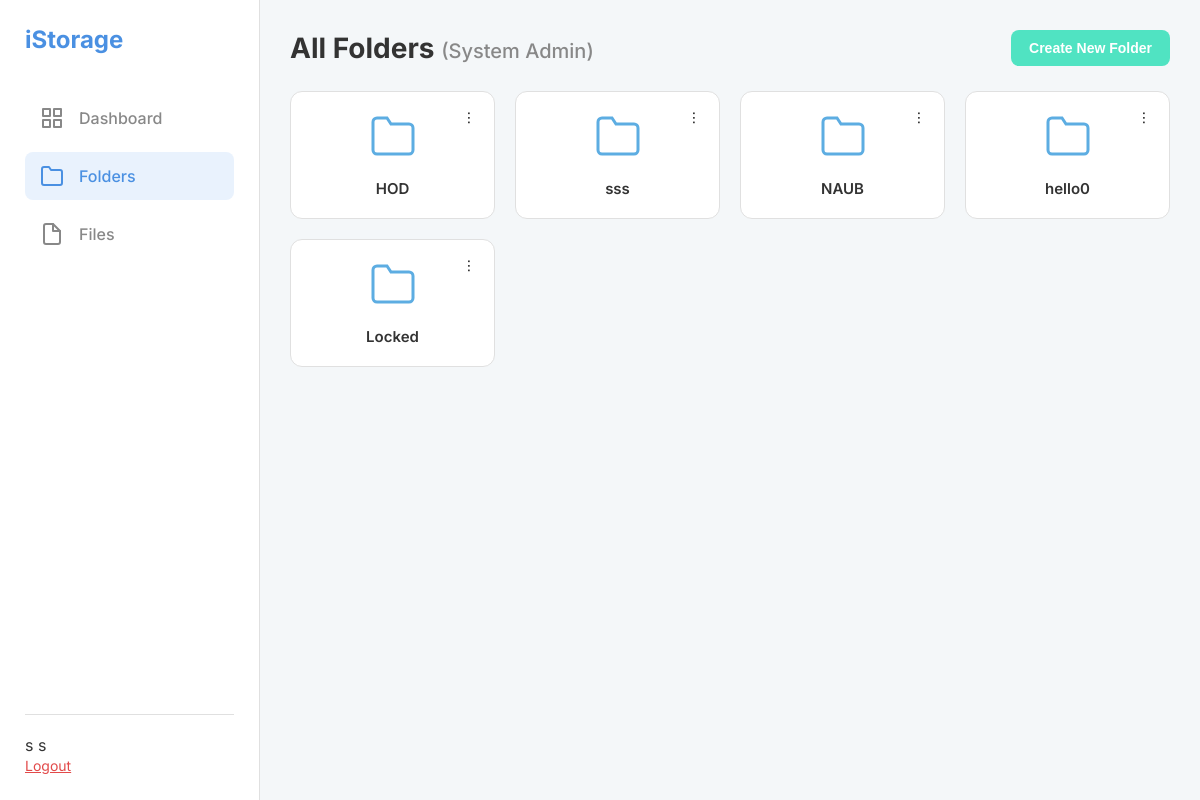
Screenshot of /views/folders.php (signed in) with the database file from the repository.
### tables this page shows
CREATE TABLE `organizations` (
  `id` int(11) NOT NULL,
  `name` varchar(100) NOT NULL,
  `description` text DEFAULT NULL,
  `created_at` timestamp NOT NULL DEFAULT current_timestamp(),
  `approved` tinyint(1) NOT NULL DEFAULT 0,
  `approved_by` int(11) DEFAULT NULL,
  `approved_at` timestamp NULL DEFAULT NULL,
  `requested_by` int(11) DEFAULT NULL
);

CREATE TABLE `folders` (
  `id` int(11) NOT NULL,
  `organization_id` int(11) NOT NULL,
  `parent_folder_id` int(11) DEFAULT NULL,
  `name` varchar(100) NOT NULL,
  `description` text DEFAULT NULL,
  `created_by` int(11) NOT NULL,
  `created_at` timestamp NOT NULL DEFAULT current_timestamp(),
  `updated_at` timestamp NOT NULL DEFAULT current_timestamp() ON UPDATE current_timestamp(),
  `password_hash` varchar(255) DEFAULT NULL
);

### includes/config.php (called while the page is built, shortened)
<?php
function get_user_organization_id() {
    return isset($_SESSION['organization_id']) ? $_SESSION['organization_id'] : null;
}
?>

### models/Organization.php (called while the page is built, shortened)
<?php
class Organization {
    private $pdo;
    public function __construct($pdo) {
        $this->pdo = $pdo;
    }
    public function findById($id) {
        $stmt = $this->pdo->prepare("SELECT * FROM organizations WHERE id = ?");
        $stmt->execute([$id]);
        return $stmt->fetch();
    }
}
?>

### models/Folder.php (called while the page is built, shortened)
<?php
class Folder {
    private $pdo;
    public function __construct($pdo) {
        $this->pdo = $pdo;
    }
    public function getAllFoldersByOrganization($organization_id) {
        $stmt = $this->pdo->prepare("SELECT id, name FROM folders WHERE organization_id = ?");
        $stmt->execute([$organization_id]);
        return $stmt->fetchAll();
    }
}
?>

### views/folders.php (the view, shortened to what this page needs)
<?php
require_once '../includes/config.php';
require_once '../models/Folder.php';
require_once '../models/Organization.php';
$folders = [];
$organization = ['name' => 'N/A'];
try {
    $org_id = get_user_organization_id();
    $folder_model = new Folder($pdo);
    $org_model = new Organization($pdo);
    $folders = $folder_model->getAllFoldersByOrganization($org_id);
    $organization = $org_model->findById($org_id);
} catch (PDOException $e) {
    error_log('Folders Page Error: ' . $e->getMessage());
    $page_error = 'Could not load folder data. Please try again later.';
}
?>
<!DOCTYPE html>
<html lang="en">
<head>
</head>
<body>
    <aside class="sidebar">
        <div class="logo"><?= htmlspecialchars(APP_NAME) ?></div>
        <nav>
            <a href="user_dashboard.php">
                Dashboard
            </a>
            <a href="folders.php" class="active">
                <svg width="24" height="24" viewBox="0 0 24 24" fill="none" stroke="currentColor" stroke-width="2" stroke-linecap="round" stroke-linejoin="round"><path d="M22 19a2 2 0 0 1-2 2H4a2 2 0 0 1-2-2V5a2 2 0 0 1 2-2h5l2 3h9a2 2 0 0 1 2 2z"></path></svg>
                Folders
            </a>
            <a href="files.php">
                <svg width="24" height="24" viewBox="0 0 24 24" fill="none" stroke="currentColor" stroke-width="2" stroke-linecap="round" stroke-linejoin="round"><path d="M13 2H6a2 2 0 0 0-2 2v16a2 2 0 0 0 2 2h12a2 2 0 0 0 2-2V9z"></path><polyline points="13 2 13 9 20 9"></polyline></svg>
                Files
            </a>
        </nav>
        <div class="user-info">
             <div class="name"><?= htmlspecialchars($_SESSION['first_name'] . ' ' . $_SESSION['last_name']) ?></div>
            <a href="../controllers/auth_controller.php?logout=1" style="font-size: 14px; margin-top: 10px; padding: 5px 0; color: var(--danger-color);">Logout</a>
        </div>
    </aside>
    <div class="main-content">
        <div class="page-header">
            <h1>All Folders <span style="color: var(--text-muted); font-weight: 500; font-size: 20px;">(<?= htmlspecialchars($organization['name'] ?? 'Unknown') ?>)</span></h1>
            <button class="btn btn-success" data-modal-target="create-folder-modal">Create New Folder</button>
        </div>
        <?php if (empty($folders)): ?>
            <div class="empty-state"><p>No folders found. Get started by creating one!</p></div>
        <?php else: ?>
            <div class="grid-container">
                <?php foreach ($folders as $folder): ?>
                <div class="grid-item item" data-id="<?= $folder['id'] ?>" data-name="<?= htmlspecialchars($folder['name']) ?>">
                    <a href="folder_view.php?folder_id=<?= $folder['id'] ?>" class="grid-item-link">
                        <div class="icon-lg">
                            <svg width="48" height="48" viewBox="0 0 24 24" fill="none" stroke="currentColor" stroke-width="1.5" class="folder-icon"><path d="M22 19a2 2 0 0 1-2 2H4a2 2 0 0 1-2-2V5a2 2 0 0 1 2-2h5l2 3h9a2 2 0 0 1 2 2z"></path></svg>
                        </div>
                        <p class="name"><?= htmlspecialchars($folder['name']) ?></p>
                    </a>
                    <div class="actions-menu">
                        <button class="kebab-button">&#8942;</button>
                    </div>
                </div>
                <?php endforeach; ?>
            </div>
        <?php endif; ?>
    </div>
</body>
</html>

### views/folders.php (style rules this page uses)
:root { --primary-color: #4a90e2; --success-color: #50e3c2; --danger-color: #e24a4a; --bg-color: #f4f7f9; --sidebar-bg: #ffffff; --card-bg: #ffffff; --text-color: #333; --text-muted: #888; --border-color: #e0e0e0; --shadow: 0 4px 12px rgba(0,0,0,0.08); }
*, *::before, *::after { box-sizing: border-box; }
body { margin: 0; font-family: 'Inter', sans-serif; background-color: var(--bg-color); color: var(--text-color); display: flex; height: 100vh; overflow: hidden; }
.sidebar { width: 260px; background-color: var(--sidebar-bg); border-right: 1px solid var(--border-color); display: flex; flex-direction: column; padding: 25px; }
.sidebar .logo { font-size: 24px; font-weight: 700; color: var(--primary-color); margin-bottom: 40px; }
.sidebar nav a { display: flex; align-items: center; padding: 12px 15px; border-radius: 8px; text-decoration: none; color: var(--text-muted); font-weight: 500; margin-bottom: 10px; transition: background-color 0.2s, color 0.2s; }
.sidebar nav a.active, .sidebar nav a:hover { background-color: #e9f2fd; color: var(--primary-color); }
.sidebar nav a svg { margin-right: 15px; }
.sidebar .user-info { margin-top: auto; padding-top: 20px; border-top: 1px solid var(--border-color); }
.main-content { flex: 1; padding: 30px; overflow-y: auto; }
.page-header { display: flex; justify-content: space-between; align-items: center; margin-bottom: 25px; }
.page-header h1 { margin: 0; font-size: 28px; font-weight: 700; }
.btn { padding: 10px 18px; border: none; border-radius: 8px; cursor: pointer; font-weight: 600; font-size: 14px; transition: background-color 0.2s, box-shadow 0.2s; display: inline-flex; align-items: center; gap: 8px; }
.btn-success { background-color: var(--success-color); color: white; }
.grid-container { display: grid; grid-template-columns: repeat(auto-fill, minmax(180px, 1fr)); gap: 20px; }
.grid-item { background-color: var(--card-bg); border-radius: 12px; border: 1px solid var(--border-color); text-align: center; text-decoration: none; color: inherit; position: relative; transition: transform 0.2s, box-shadow 0.2s; }
.grid-item-link { display: flex; flex-direction: column; justify-content: center; align-items: center; padding: 20px; height: 100%; text-decoration: none; color: inherit; cursor: pointer; }
.grid-item .icon-lg { margin-bottom: 15px; }
.grid-item .name { font-weight: 600; word-break: break-all; font-size: 15px; margin: 0; }
.folder-icon { color: #5DADE2; }
.actions-menu { position: absolute; top: 10px; right: 10px; }
.kebab-button { background: transparent; border: none; cursor: pointer; padding: 5px; border-radius: 50%; width: 30px; height: 30px; }

### rows the page displays
organizations: name "System Admin"
folders: name "HOD"
folders: name "sss"
folders: name "NAUB"
folders: name "hello0"
folders: name "Locked"

### other values shown
APP_NAME "iStorage"
$_SESSION['first_name'] . ' ' . $_SESSION['last_name'] "s s"
